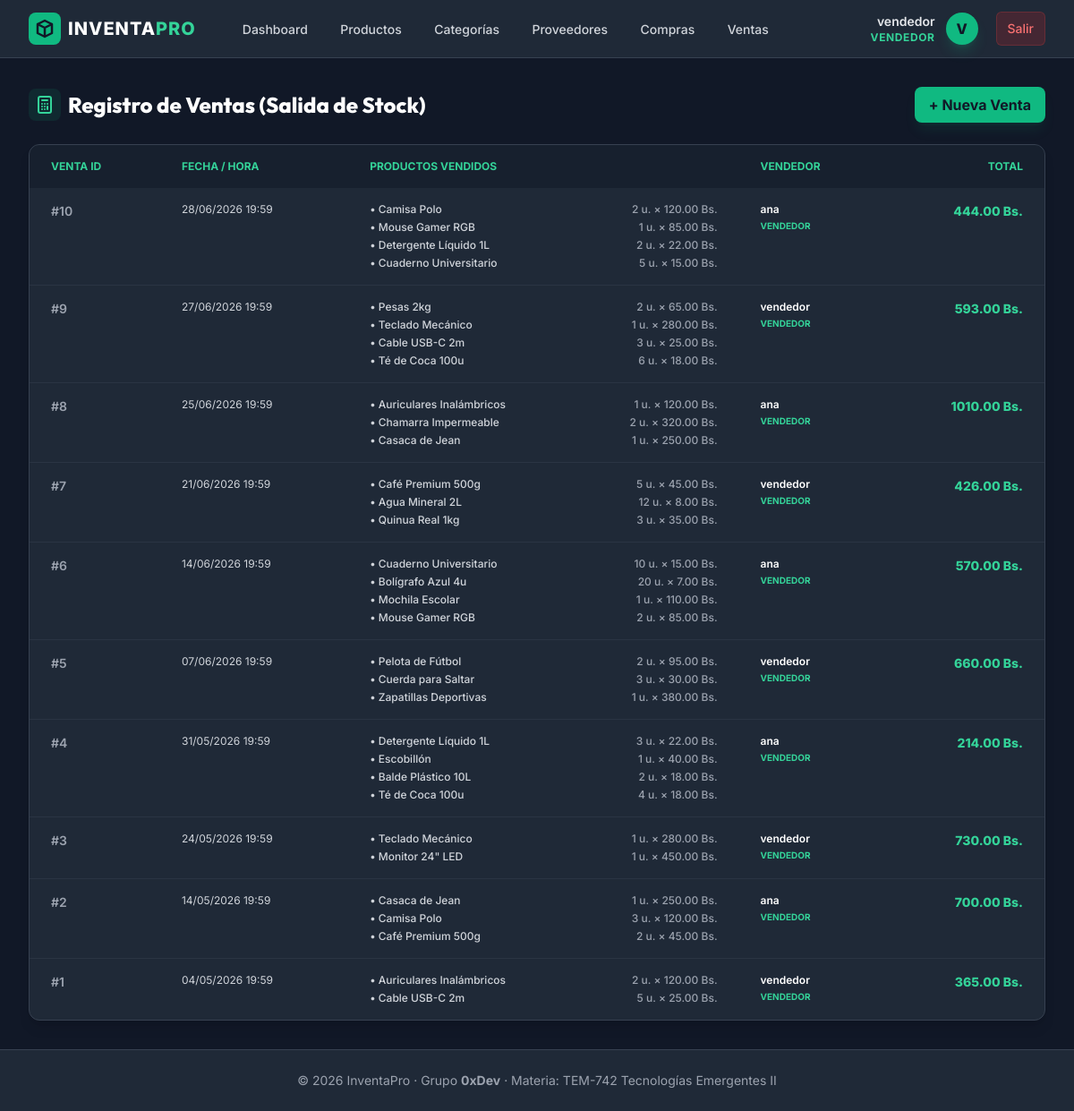
/ventas/ (signed in), run on an earlier commit of the app's database.
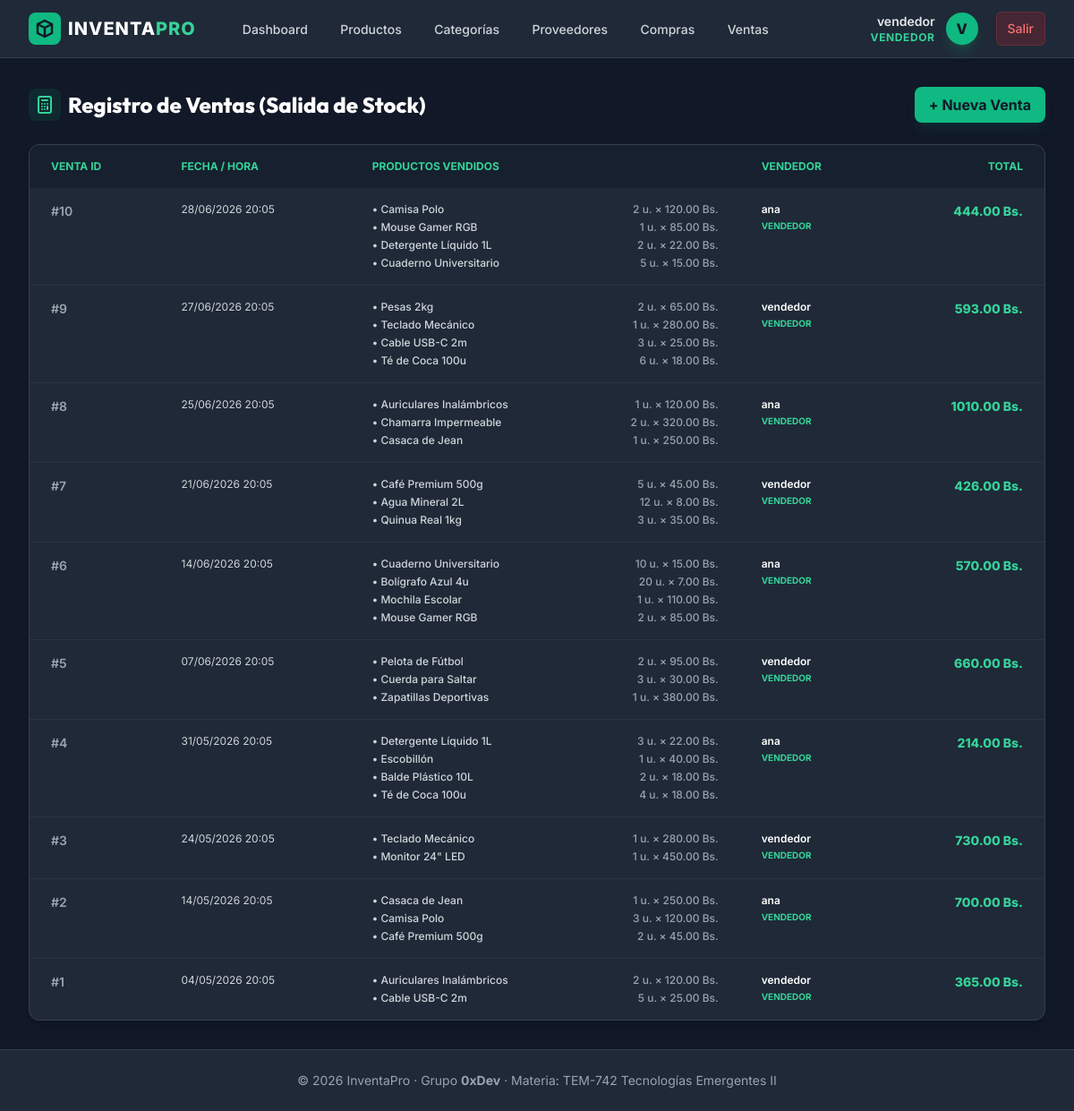
And on a later commit of the database.
### apps/models.py (models this page shows, shortened)
class User(db.Model, UserMixin):
    __tablename__ = "users"
    id = db.Column(db.Integer, primary_key=True)
    username = db.Column(db.String(100), unique=True, nullable=False)
    email = db.Column(db.String(150), unique=True, nullable=False)
    password = db.Column(db.String(255), nullable=False)
    role = db.Column(db.String(20), default="vendedor")  # admin | almacenero | vendedor
    is_active_user = db.Column(db.Boolean, default=True)

### apps/Ventas/models.py (models this page shows, shortened)
class Venta(db.Model):
    __tablename__ = "ventas"
    id = db.Column(db.Integer, primary_key=True)
    fecha = db.Column(db.DateTime, default=datetime.utcnow, nullable=False)
    total = db.Column(db.Float, default=0.0)
    user_id = db.Column(db.Integer, db.ForeignKey("users.id"), nullable=False)
    usuario = db.relationship("User")
    items = db.relationship(
        "VentaItem", back_populates="venta", cascade="all, delete-orphan"
    )

class VentaItem(db.Model):
    __tablename__ = "venta_items"
    id = db.Column(db.Integer, primary_key=True)
    venta_id = db.Column(db.Integer, db.ForeignKey("ventas.id"), nullable=False)
    producto_id = db.Column(
        db.Integer, db.ForeignKey("productos.id"), nullable=False
    )
    cantidad = db.Column(db.Integer, nullable=False)
    precio_unitario = db.Column(db.Float, nullable=False)
    venta = db.relationship("Venta", back_populates="items")
    producto = db.relationship("Producto", back_populates="venta_items")

### apps/Productos/models.py (models this page shows, shortened)
class Producto(db.Model):
    __tablename__ = "productos"
    id = db.Column(db.Integer, primary_key=True)
    nombre = db.Column(db.String(150), nullable=False)
    descripcion = db.Column(db.String(255))
    precio = db.Column(db.Float, nullable=False)
    stock = db.Column(db.Integer, nullable=False, default=0)
    stock_minimo = db.Column(db.Integer, default=5)
    categoria_id = db.Column(db.Integer, db.ForeignKey("categorias.id"), nullable=False)
    categoria = db.relationship("Categoria", back_populates="productos")
    compra_items = db.relationship("CompraItem", back_populates="producto")
    venta_items = db.relationship("VentaItem", back_populates="producto")

### apps/Ventas/routes.py (the view)
@bp_ventas.route("/")
@login_required
def listar():
    items = Venta.query.order_by(Venta.fecha.desc()).all()
    return render_template("ventas/listar.html", items=items)

### apps/Ventas/templates/ventas/listar.html (shortened to what this page needs)
{% extends "base.html" %}
{% block content %}
<div class="space-y-6">
    <div class="flex justify-between items-center">
        <h2 class="text-2xl font-extrabold text-white flex items-center gap-2">
            <span class="p-1.5 bg-brand-500/10 text-brand-400 rounded-lg">
                <svg class="w-6 h-6" fill="none" stroke="currentColor" viewBox="0 0 24 24"><path stroke-linecap="round" stroke-linejoin="round" stroke-width="2" d="M9 7h6m0 10v-3m-3 3h.01M9 17h.01M9 14h.01M12 14h.01M15 11h.01M12 11h.01M9 11h.01M7 21h10a2 2 0 002-2V5a2 2 0 00-2-2H7a2 2 0 00-2 2v14a2 2 0 002 2z"></path></svg>
            </span>
            Registro de Ventas (Salida de Stock)
        </h2>
        {% if current_user.role in ['admin', 'vendedor'] %}
        <a href="{{ url_for('bp_ventas.crear') }}"
           class="bg-brand-500 hover:bg-brand-600 text-gray-900 font-bold px-4 py-2 rounded-lg transition duration-200 shadow-lg shadow-brand-500/10">
            + Nueva Venta
        </a>
        {% endif %}
    </div>
    <div class="bg-gray-800 rounded-xl border border-gray-700 overflow-hidden shadow-lg">
        <table class="w-full text-sm text-gray-300">
            <thead class="bg-gray-900/50 text-brand-400 uppercase text-xs">
                <tr>
                    <th class="px-6 py-4 text-left font-bold">Venta ID</th>
                    <th class="px-6 py-4 text-left font-bold">Fecha / Hora</th>
                    <th class="px-6 py-4 text-left font-bold">Productos Vendidos</th>
                    <th class="px-6 py-4 text-left font-bold">Vendedor</th>
                    <th class="px-6 py-4 text-right font-bold">Total</th>
                </tr>
            </thead>
            <tbody class="divide-y divide-gray-700/50">
                {% for item in items %}
                <tr class="hover:bg-gray-750/30 transition align-top">
                    <td class="px-6 py-4 whitespace-nowrap text-gray-400 font-semibold">#{{ item.id }}</td>
                    <td class="px-6 py-4 whitespace-nowrap text-xs text-gray-350">{{ item.fecha.strftime('%d/%m/%Y %H:%M') }}</td>
                    <td class="px-6 py-4">
                        <div class="space-y-1">
                            {% for item_v in item.items %}
                            <div class="text-xs font-medium text-gray-300 flex items-center justify-between gap-4">
                                <span>• {{ item_v.producto.nombre }}</span>
                                <span class="text-gray-400 whitespace-nowrap">{{ item_v.cantidad }} u. &times; {{ "%.2f"|format(item_v.precio_unitario) }} Bs.</span>
                            </div>
                            {% endfor %}
                        </div>
                    </td>
                    <td class="px-6 py-4 whitespace-nowrap">
                        <div class="text-white text-xs font-semibold">{{ item.usuario.username }}</div>
                        <div class="text-brand-400 text-[10px] uppercase font-bold">{{ item.usuario.role }}</div>
                    </td>
                    <td class="px-6 py-4 whitespace-nowrap text-right font-extrabold text-emerald-400">
                        {{ "%.2f"|format(item.total) }} Bs.
                    </td>
                </tr>
                {% endfor %}
            </tbody>
        </table>
    </div>
</div>
{% endblock %}

### apps/templates/base.html (shortened to what this page needs)
<!DOCTYPE html>
<html lang="es" class="h-full bg-gray-900 text-gray-100">
<head>
    <script src="https://cdn.tailwindcss.com"></script>
</head>
<body class="h-full flex flex-col justify-between">
    <div>
        <nav class="bg-gray-800 border-b border-gray-700">
            <div class="max-w-7xl mx-auto px-4 sm:px-6 lg:px-8">
                <div class="flex items-center justify-between h-16">
                    <div class="flex items-center">
                        <a href="{{ url_for('bp_core.index') }}" class="flex items-center gap-2 text-white font-extrabold text-xl tracking-wider">
                            <span class="bg-brand-500 text-gray-900 rounded-lg p-1.5 flex items-center justify-center">
                                <svg class="w-6 h-6" fill="none" stroke="currentColor" viewBox="0 0 24 24" xmlns="http://www.w3.org/2000/svg">
                                    <path stroke-linecap="round" stroke-linejoin="round" stroke-width="2.5" d="M20 7l-8-4-8 4m16 0l-8 4m8-4v10l-8 4m0-10L4 7m8 4v10M4 7v10l8 4"></path>
                                </svg>
                            </span>
                            <span>INVENTA<span class="text-brand-400">PRO</span></span>
                        </a>
                        {% if current_user.is_authenticated %}
                        <div class="hidden md:block ml-10 flex items-baseline space-x-2">
                            <a href="{{ url_for('bp_core.index') }}" class="text-gray-300 hover:bg-gray-700 hover:text-white px-3 py-2 rounded-md text-sm font-medium transition duration-200">Dashboard</a>
                            <a href="{{ url_for('bp_productos.listar') }}" class="text-gray-300 hover:bg-gray-700 hover:text-white px-3 py-2 rounded-md text-sm font-medium transition duration-200">Productos</a>
                            <a href="{{ url_for('bp_categorias.listar') }}" class="text-gray-300 hover:bg-gray-700 hover:text-white px-3 py-2 rounded-md text-sm font-medium transition duration-200">Categorías</a>
                            <a href="{{ url_for('bp_proveedores.listar') }}" class="text-gray-300 hover:bg-gray-700 hover:text-white px-3 py-2 rounded-md text-sm font-medium transition duration-200">Proveedores</a>
                            <a href="{{ url_for('bp_compras.listar') }}" class="text-gray-300 hover:bg-gray-700 hover:text-white px-3 py-2 rounded-md text-sm font-medium transition duration-200">Compras</a>
                            <a href="{{ url_for('bp_ventas.listar') }}" class="text-gray-300 hover:bg-gray-700 hover:text-white px-3 py-2 rounded-md text-sm font-medium transition duration-200">Ventas</a>
                        </div>
                        {% endif %}
                    </div>
                    <div class="flex items-center gap-4">
                        {% if current_user.is_authenticated %}
                        <div class="flex items-center gap-3">
                            <div class="text-right hidden sm:block">
                                <p class="text-sm font-semibold text-gray-200">{{ current_user.username }}</p>
                                <p class="text-xs text-brand-400 uppercase tracking-wider font-bold">{{ current_user.role }}</p>
                            </div>
                            <span class="h-9 w-9 rounded-full bg-brand-500 text-gray-900 font-extrabold flex items-center justify-center uppercase shadow-lg shadow-brand-500/20">
                                {{ current_user.username[0] }}
                            </span>
                            <a href="{{ url_for('auth.logout') }}" class="ml-2 bg-red-600/20 hover:bg-red-600 text-red-400 hover:text-white px-3 py-2 rounded-md text-sm font-medium border border-red-500/20 transition duration-200">
                                Salir
                            </a>
                        </div>
                        {% endif %}
                    </div>
                </div>
            </div>
        </nav>
        <main class="max-w-7xl mx-auto px-4 sm:px-6 lg:px-8 py-8">
            {% block content %}{% endblock %}
        </main>
    </div>
    <footer class="bg-gray-800 border-t border-gray-700 py-6 text-center text-sm text-gray-400">
        <div class="max-w-7xl mx-auto px-4">
            <p>&copy; 2026 InventaPro &middot; Grupo <strong>0xDev</strong> &middot; Materia: TEM-742 Tecnologías Emergentes II</p>
        </div>
    </footer>
</body>
</html>

### apps/templates/base.html (style rules this page uses)
body { font-family: 'Inter', sans-serif; }
h1, h2, h3, h4, h5, h6 { font-family: 'Outfit', sans-serif; }

What changed in the data, as far as the page shows it:
changed Venta id 10: fecha "28/06/2026 19:59" → "28/06/2026 20:05"
changed Venta id 9: fecha "27/06/2026 19:59" → "27/06/2026 20:05"
changed Venta id 8: fecha "25/06/2026 19:59" → "25/06/2026 20:05"
changed Venta id 7: fecha "21/06/2026 19:59" → "21/06/2026 20:05"
changed Venta id 6: fecha "14/06/2026 19:59" → "14/06/2026 20:05"
changed Venta id 5: fecha "07/06/2026 19:59" → "07/06/2026 20:05"
changed Venta id 4: fecha "31/05/2026 19:59" → "31/05/2026 20:05"
changed Venta id 3: fecha "24/05/2026 19:59" → "24/05/2026 20:05"
changed Venta id 2: fecha "14/05/2026 19:59" → "14/05/2026 20:05"
changed Venta id 1: fecha "04/05/2026 19:59" → "04/05/2026 20:05"
